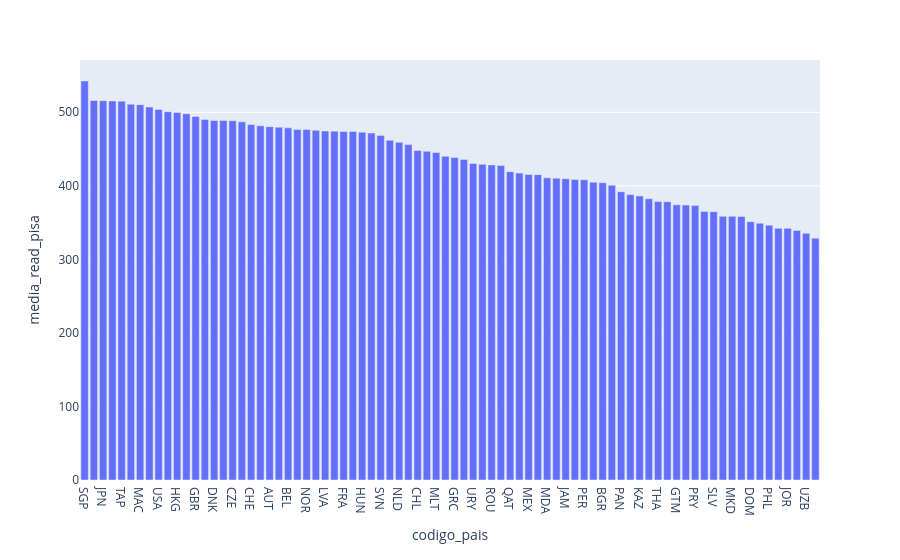

Here is the notebook cell this chart was saved with:
### Code cell
fig.show()

### Figure 1 — Plotly figure (JSON) as saved in the notebook; plotly's stock layout.template omitted (floating-point values rounded to 4 significant figures)
{"data": [{"hovertemplate": "codigo_pais=%{x}<br>media_read_pisa=%{y}<extra></extra>", "legendgroup": "", "marker": {"color": "#636efa", "pattern": {"shape": ""}}, "name": "", "orientation": "v", "showlegend": false, "textposition": "auto", "type": "bar", "x": ["SGP", "IRL", "JPN", "KOR", "TAP", "EST", "MAC", "CAN", "USA", "NZL", "HKG", "AUS", "GBR", "FIN", "DNK", "POL", "CZE", "SWE", "CHE", "ITA", "AUT", "DEU", "BEL", "PRT", "NOR", "HRV", "LVA", "ESP", "FRA", "ISR", "HUN", "LTU", "SVN", "VNM", "NLD", "TUR", "CHL", "SVK", "MLT", "SRB", "GRC", "ISL", "URY", "BRN", "ROU", "QUR", "QAT", "ARE", "MEX", "CRI", "MDA", "BRA", "JAM", "COL", "PER", "MNE", "BGR", "ARG", "PAN", "MYS", "KAZ", "SAU", "THA", "MNG", "GTM", "GEO", "PRY", "QAZ", "SLV", "IDN", "MKD", "ALB", "DOM", "PSE", "PHL", "KSV", "JOR", "MAR", "UZB", "KHM"], "xaxis": "x", "y": [542.6, 516.0, 515.9, 515.4, 515.2, 511.0, 510.4, 507.1, 503.9, 500.9, 499.7, 498.1, 494.4, 490.2, 488.8, 488.7, 488.6, 487.0, 483.3, 481.6, 480.4, 479.8, 478.9, 476.6, 476.5, 475.5, 474.6, 474.3, 473.9, 473.8, 473.0, 471.8, 468.5, 461.9, 459.2, 456.1, 448.0, 446.9, 445.3, 440.4, 438.4, 435.9, 430.4, 429.2, 428.5, 427.5, 419.3, 417.3, 415.4, 415.2, 410.9, 410.4, 409.6, 408.7, 408.2, 405.0, 404.3, 400.7, 392.0, 388.1, 386.3, 382.6, 378.7, 378.4, 374.1, 373.9, 373.2, 365.2, 364.9, 358.6, 358.5, 358.4, 351.3, 349.2, 346.5, 342.2, 342.2, 339.4, 335.5, 328.8], "yaxis": "y"}], "layout": {"barmode": "relative", "legend": {"tracegroupgap": 0}, "margin": {"t": 60}, "xaxis": {"anchor": "y", "domain": [0, 1], "title": {"text": "codigo_pais"}}, "yaxis": {"anchor": "x", "domain": [0, 1], "title": {"text": "media_read_pisa"}}}}
